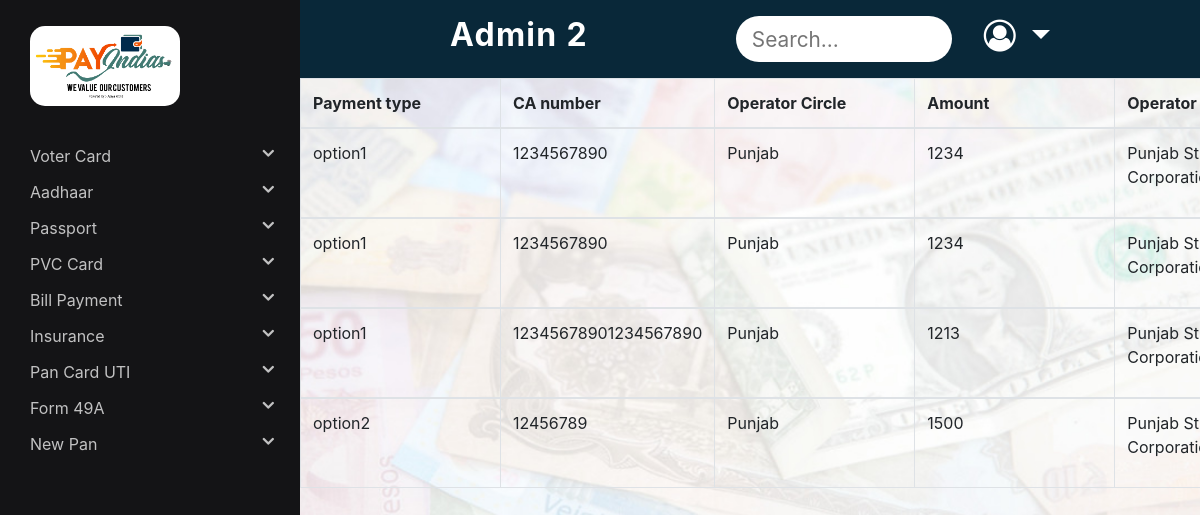
Screenshot of /Admin/billPaymentPending.php (signed in) with the database file from the repository.
### tables this page shows
CREATE TABLE `bill_payment` (
  `id` int(20) NOT NULL,
  `payment_type` varchar(50) NOT NULL,
  `ca_number` varchar(50) NOT NULL,
  `operator_circle` varchar(50) NOT NULL,
  `amount` int(50) NOT NULL,
  `operator_circle_1` varchar(50) NOT NULL,
  `due_date` date NOT NULL,
  `client_name` text NOT NULL,
  `status` varchar(20) NOT NULL DEFAULT 'false',
  `r_id` varchar(100) NOT NULL
);

### Admin/billPaymentPending.php (the view, shortened to what this page needs)
<?php
$conn = mysqli_connect('localhost', 'root', '', 'payindia');
$sql = "SELECT * FROM bill_payment where status='false'";
$result = mysqli_query($conn, $sql);
$ans = mysqli_fetch_all($result, MYSQLI_ASSOC);
?>
<!DOCTYPE html>
<html lang="en">
<head>
	<link rel="stylesheet" href="https://cdnjs.cloudflare.com/ajax/libs/font-awesome/4.7.0/css/font-awesome.min.css">
	<link rel="stylesheet" href="https://maxcdn.bootstrapcdn.com/bootstrap/4.5.2/css/bootstrap.min.css">
	<link rel="stylesheet" type="text/css" href="../Distributor/style.css">
</head>
<body>
	<?php include("sidenav2.php"); ?>
	<?php include("navbar2.php"); ?>
	<div class="col-12 padding-sidenav pr-md-0 main-index">
		<div class="table-responsive">
			<?php if (sizeof($ans) > 0) { ?>
				<table class="table table-bordered" id="datatable">
					<thead>
						<tr>
							<th scope="col">Payment type</th>
							<th scope="col">CA number</th>
							<th scope="col">Operator Circle</th>
							<th scope="col">Amount</th>
							<th scope="col">Operator Circle 1</th>
						</tr>
					</thead>
					<?php
					for ($x = 0; $x < sizeof($ans); $x++) {
					?>
						<tbody>
							<tr>
								<td>
									<p><?php echo $ans[$x]['payment_type']; ?></p>
								</td>
								<td>
									<p><?php echo $ans[$x]['ca_number']; ?></p>
								</td>
								<td>
									<p><?php echo $ans[$x]['operator_circle']; ?></p>
								</td>
								<td>
									<p><?php echo $ans[$x]['amount']; ?></p>
								</td>
								<td>
									<p><?php echo $ans[$x]['operator_circle_1']; ?></p>
								</td>
							</tr>
					<?php
					}
				} else {
					echo "<h2>There is no data</h2>";
				}
					?>
						</tbody>
				</table>
		</div>
	</div>
</body>
</html>

### Distributor/style.css (style rules this page uses)
body { height: 100vh; width: 100vw; background: url('../images/commonBG.jpeg') no-repeat; background-position: center center; background-attachment: fixed; background-size: cover; }
body { background-color: #ededed; }
.main-index { padding-bottom: 3rem; z-index: 50; }
@media (min-width: 768px) { .padding-sidenav { padding-left: 300px !important; } }
tr, th { min-width: 200px; }

### rows the page displays
bill_payment: payment_type "option1", ca_number "1234567890", operator_circle "Punjab", amount "1234", operator_circle_1 "Punjab…"
bill_payment: payment_type "option1", ca_number "1234567890", operator_circle "Punjab", amount "1234", operator_circle_1 "Punjab…"
bill_payment: payment_type "option1", ca_number "12345678901234567890", operator_circle "Punjab", amount "1213", operator_circle_1 "Punjab…"
bill_payment: payment_type "option2", ca_number "12456789", operator_circle "Punjab", amount "1500", operator_circle_1 "Punjab…"
